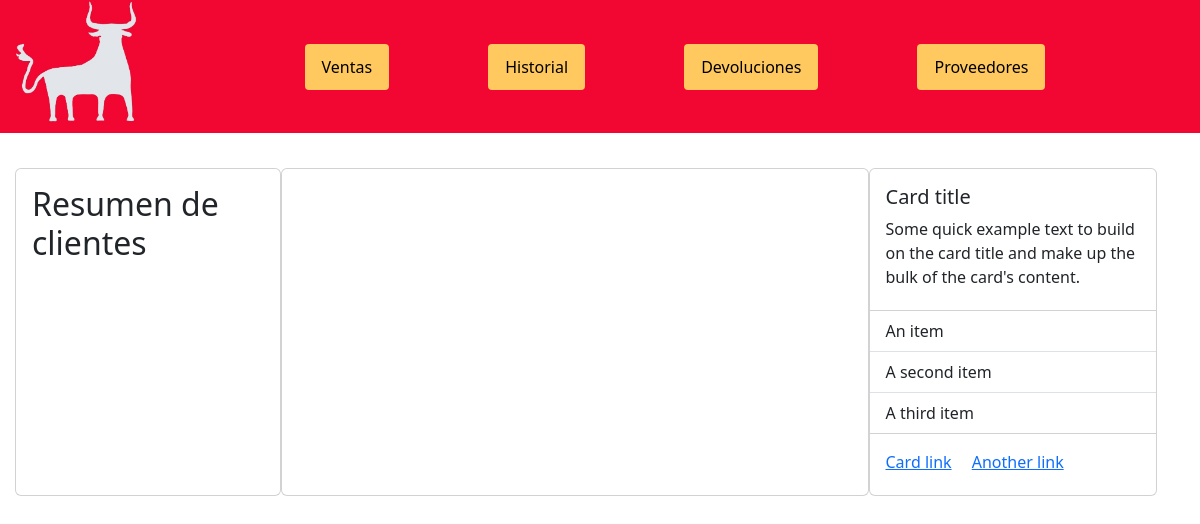
The page /cliente/ on the database as committed earlier.
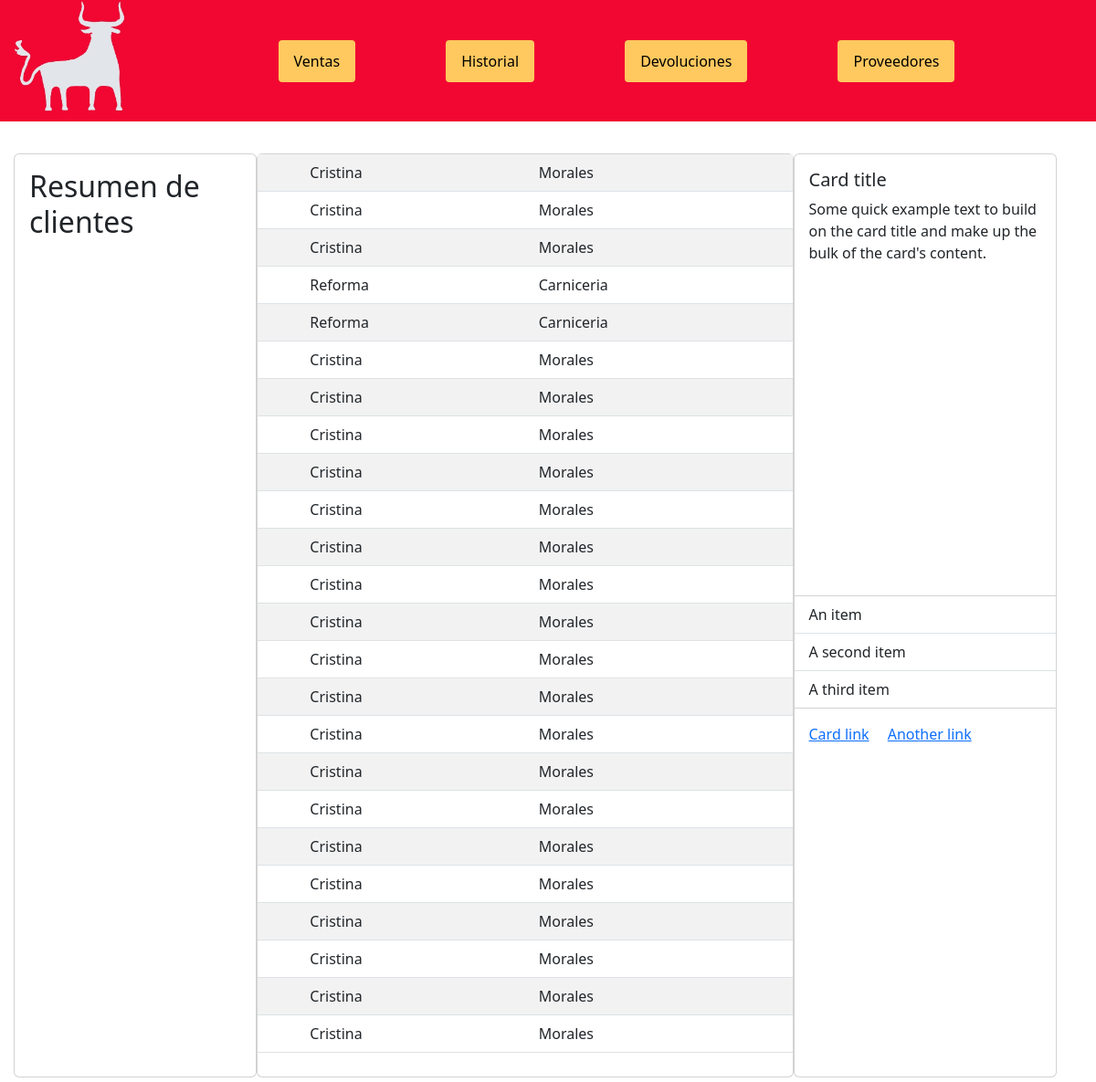
The same page on the database as committed later.
### myapp/models.py (models this page shows, shortened)
class Cliente(models.Model):
    id_cliente = models.BigAutoField(primary_key=True)
    CLIENTE_CLASSES = (
        ('A', 'Cliente con descuentos'),
        ('B', 'Cliente con precios diferenciales'),
    )
    nombre = models.CharField(max_length=200)
    apellido = models.CharField(max_length=200)
    numero_de_telefono = models.CharField(max_length=100)
    direccion = models.TextField()
    monto_de_credito = models.DecimalField(max_digits=10, decimal_places=2)
    clase = models.CharField(max_length=1, choices=CLIENTE_CLASSES)

### myapp/views.py (the view, shortened to what this page needs)
def cliente(request):
    Clientes = Cliente.objects.all()
    return render(request,'clientes.html',{'clientes_list' : Clientes})

### myapp/templates/clientes.html (shortened to what this page needs)
{% load static %}
<!DOCTYPE html>
<html lang="es">
    <head>
        <link href="https://cdn.jsdelivr.net/npm/bootstrap@5.3.0/dist/css/bootstrap.min.css" rel="stylesheet">
        <link rel="stylesheet" type="text/css" href="../static/estilo.css">
        </head>
<body>
  <nav class="navegador">
    <img src="../static/imagenes/logo puebla 2.0 - copia.jpg" alt="Logo" style="width:150px;">
    <div class="botones-navegacion">
        <ul class="nav separacion">
            <li class="nav-item">
                <a class="btn btn-primary nav-link" href="/ventas">Ventas</a>
            </li>
            <li class="nav-item">
                <a class="btn btn-primary nav-link" href="/historial">Historial</a>
            </li>
            <li class="nav-item">
                <a class="btn btn-primary nav-link" href="/devoluciones">Devoluciones</a>
            </li>
            <li class="nav-item">
                <a class="btn btn-primary nav-link" href="/proveedores">Proveedores</a>
            </li>
        </ul>
    </div>
</nav>
<div  class="prueba">
    <div class = "opciones">
<div id="formulario">
    <div class="card">
        <div class="card-body">
            <h2> Resumen  de clientes</h2>
        </div>
    </div>
</div>
<div class = "tablaproductos">
<div class="card">
    <table class="table table-striped">
        {% for Clientes in clientes_list %}
        <tr>
            <td>{{ Clientes.id }}</td>
        <td>{{Clientes.nombre}}</td>
        <td>{{Clientes.apellido}}</td>
        </tr>
        {%endfor%}
      </table>
      </div>
    </div>
    <div class = "seccion-pago">
        <div class="card" style="width: 18rem;">
            <div class="card-body">
              <h5 class="card-title">Card title</h5>
              <p class="card-text">Some quick example text to build on the card title and make up the bulk of the card's content.</p>
            </div>
            <ul class="list-group list-group-flush">
              <li class="list-group-item">An item</li>
              <li class="list-group-item">A second item</li>
              <li class="list-group-item">A third item</li>
            </ul>
            <div class="card-body">
              <a href="#" class="card-link">Card link</a>
              <a href="#" class="card-link">Another link</a>
            </div>
          </div>
    </div>
    </div>
</div>
</body>
</html>

### myapp/static/estilo.css (style rules this page uses)
.card { margin-top: 10px; height: 100%; }
.prueba { margin-top: 10px; display: flex; width: 100%; }
.opciones { padding: 0%; margin: 15px; display: flex; width: 100%; }
.navegador { display: flex; background-color: #F20732; }
.separacion { display: flex; justify-content: space-between; width: 80%; align-items: center; }
.botones-navegacion { display: flex; width: 100%; justify-content: center; }
.tablaproductos { margin-top: 10px; margin: 0; padding: 0; width: 65%; height: 100%; border-collapse: collapse; }
.seccion-pago { margin: 0; padding: 0; width: 35%; }
.nav-item { margin: 0 10px; flex-grow: 1; text-align: center; }
.btn-primary { color: black; background-color: #FFC95F; border-color: black; display: inline-block; text-align: center; vertical-align: middle; padding: .375rem .75rem; border: 5px solid transparent; border-radius: .25rem; transition: color .15s ease-in-out,background-color .15s ease-in-out,border-color .15s ease-in-out,box-shadow .15s ease-in-out; }

Rows that differ between the two databases and show on the page:
added Cliente: nombre "Cristina", apellido "Morales"
added Cliente: nombre "Cristina", apellido "Morales"
added Cliente: nombre "Cristina", apellido "Morales"
added Cliente: nombre "Reforma", apellido "Carniceria"
added Cliente: nombre "Reforma", apellido "Carniceria"
added Cliente: nombre "Cristina", apellido "Morales"
added Cliente: nombre "Cristina", apellido "Morales"
added Cliente: nombre "Cristina", apellido "Morales"
added Cliente: nombre "Cristina", apellido "Morales"
added Cliente: nombre "Cristina", apellido "Morales"
added Cliente: nombre "Cristina", apellido "Morales"
added Cliente: nombre "Cristina", apellido "Morales"
added Cliente: nombre "Cristina", apellido "Morales"
added Cliente: nombre "Cristina", apellido "Morales"
added Cliente: nombre "Cristina", apellido "Morales"
added Cliente: nombre "Cristina", apellido "Morales"
added Cliente: nombre "Cristina", apellido "Morales"
added Cliente: nombre "Cristina", apellido "Morales"
added Cliente: nombre "Cristina", apellido "Morales"
added Cliente: nombre "Cristina", apellido "Morales"
added Cliente: nombre "Cristina", apellido "Morales"
added Cliente: nombre "Cristina", apellido "Morales"
added Cliente: nombre "Cristina", apellido "Morales"
added Cliente: nombre "Cristina", apellido "Morales"
